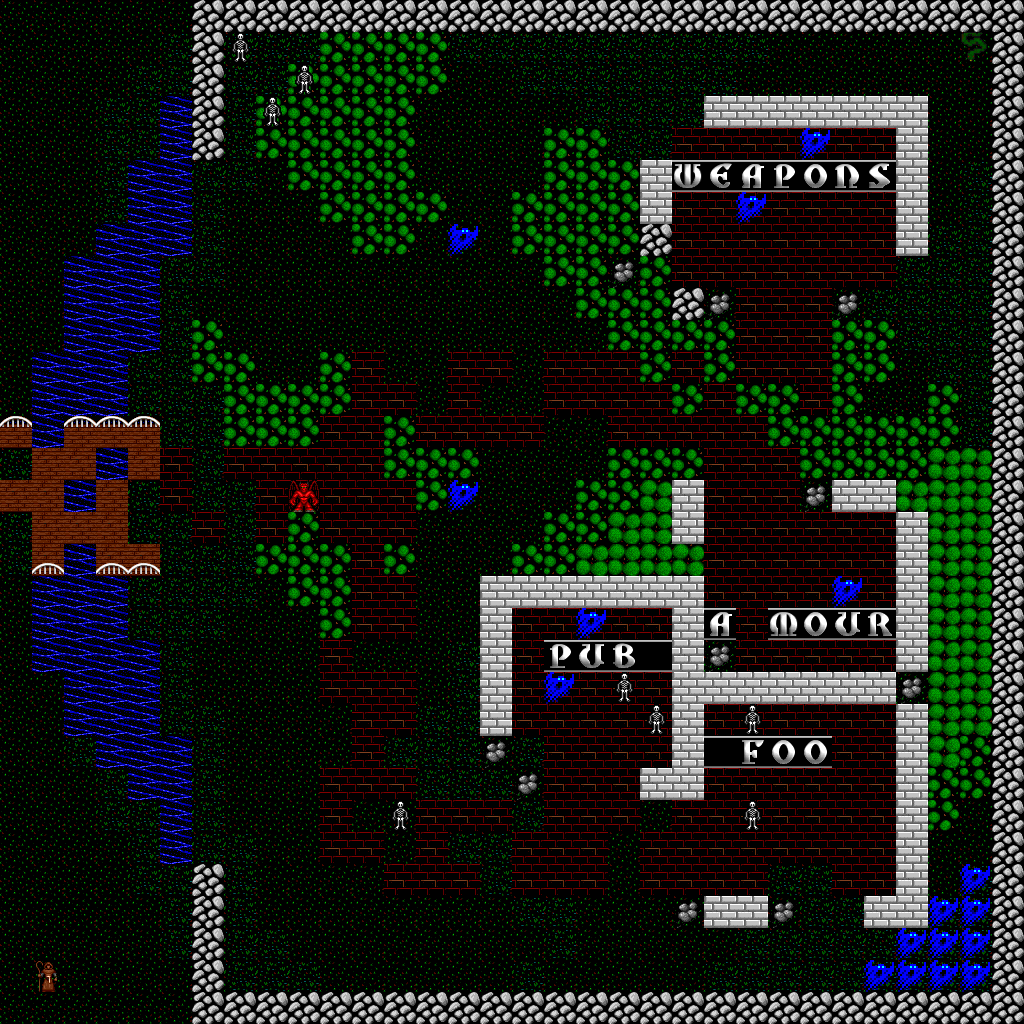

This game map was drawn from its Tiled (.tmx) file and the tilesets committed beside it. A one-line description and the trimmed map source follow:
An orthogonal 32x32 tile map with 32x32 px tiles, 2 tile layers (Map Layer, People Layer) and 28 objects (17x ghost, 8x skeleton, python, daemon, shepherd).

<map version="1.0" orientation="orthogonal" width="32" height="32" tilewidth="32" tileheight="32" backgroundcolor="#000000">
<tileset firstgid="1" name="magincia.ult" tilewidth="32" tileheight="32">
<image source="latest.png" width="768" height="768" />
</tileset>
<layer name="Map Layer" width="32" height="32">
<data>[1024 cells, 1024 non-empty, 25 distinct tile ids]</data>
</layer>
<layer name="People Layer" width="32" height="32">
<data>[1024 cells, 28 non-empty, 5 distinct tile ids]</data>
</layer>
<objectgroup name="Person Properties" width="32" height="32">
<object name="Nate" type="python" x="960" y="32" width="32" height="32">
<properties>
<property name="id" value="4" />
<property name="tileType" value="python" />
<property name="movement" value="ATTACK_AVATAR" />
<property name="startX" value="30" />
<property name="startY" value="1" />
<property name="dialogId" value="15" />
</properties>
</object>
<object name="Virtuebane" type="daemon" x="288" y="480" width="32" height="32">
<properties>
<property name="id" value="5" />
<property name="tileType" value="daemon" />
<property name="movement" value="FIXED" />
<property name="startX" value="9" />
<property name="startY" value="15" />
<property name="dialogId" value="16" />
</properties>
</object>
<object name="Ruskin" type="ghost" x="448" y="224" width="32" height="32">
<properties>
<property name="id" value="6" />
<property name="tileType" value="ghost" />
<property name="movement" value="WANDER" />
<property name="startX" value="14" />
<property name="startY" value="7" />
<property name="dialogId" value="14" />
</properties>
</object>
<object name="Splot" type="skeleton" x="736" y="800" width="32" height="32">
<properties>
<property name="id" value="7" />
<property name="tileType" value="skeleton" />
<property name="movement" value="WANDER" />
<property name="startX" value="23" />
<property name="startY" value="25" />
<property name="dialogId" value="13" />
</properties>
</object>
<object name="Bulbous" type="skeleton" x="736" y="704" width="32" height="32">
<properties>
<property name="id" value="8" />
<property name="tileType" value="skeleton" />
<property name="movement" value="FIXED" />
<property name="startX" value="23" />
<property name="startY" value="22" />
<property name="dialogId" value="12" />
</properties>
</object>
<object name="Boozer" type="ghost" x="544" y="672" width="32" height="32">
<properties>
<property name="id" value="9" />
<property name="tileType" value="ghost" />
<property name="movement" value="FIXED" />
<property name="startX" value="17" />
<property name="startY" value="21" />
<property name="dialogId" value="11" />
</properties>
</object>
<object name="Wierdrum" type="skeleton" x="288" y="64" width="32" height="32">
<properties>
<property name="id" value="10" />
<property name="tileType" value="skeleton" />
<property name="movement" value="FIXED" />
<property name="startX" value="9" />
<property name="startY" value="2" />
<property name="dialogId" value="10" />
</properties>
</object>
<object name="Demitry" type="skeleton" x="256" y="96" width="32" height="32">
<properties>
<property name="id" value="11" />
<property name="tileType" value="skeleton" />
<property name="movement" value="FIXED" />
<property name="startX" value="8" />
<property name="startY" value="3" />
<property name="dialogId" value="9" />
</properties>
</object>
<object name="Banter" type="skeleton" x="224" y="32" width="32" height="32">
<properties>
<property name="id" value="12" />
<property name="tileType" value="skeleton" />
<property name="movement" value="FIXED" />
<property name="startX" value="7" />
<property name="startY" value="1" />
<property name="dialogId" value="8" />
</properties>
</object>
<object name="Slim" type="skeleton" x="384" y="800" width="32" height="32">
<properties>
<property name="id" value="13" />
<property name="tileType" value="skeleton" />
<property name="movement" value="WANDER" />
<property name="startX" value="12" />
<property name="startY" value="25" />
<property name="dialogId" value="7" />
</properties>
</object>
<object name="Heywood" type="ghost" x="736" y="192" width="32" height="32">
<properties>
<property name="id" value="14" />
<property name="tileType" value="ghost" />
<property name="movement" value="FIXED" />
<property name="startX" value="23" />
<property name="startY" value="6" />
<property name="dialogId" value="6" />
</properties>
</object>
<object name="Faultless" type="ghost" x="800" y="128" width="32" height="32">
<properties>
<property name="id" value="15" />
<property name="tileType" value="ghost" />
<property name="movement" value="FIXED" />
<property name="startX" value="25" />
<property name="startY" value="4" />
<property name="dialogId" value="5" />
</properties>
</object>
<object name="Casperin" type="ghost" x="832" y="576" width="32" height="32">
<properties>
<property name="id" value="16" />
<property name="tileType" value="ghost" />
<property name="movement" value="FIXED" />
<property name="startX" value="26" />
<property name="startY" value="18" />
<property name="dialogId" value="4" />
</properties>
</object>
<object name="Ghostly" type="ghost" x="864" y="960" width="32" height="32">
<properties>
<property name="id" value="17" />
<property name="tileType" value="ghost" />
<property name="movement" value="WANDER" />
<property name="startX" value="27" />
<property name="startY" value="30" />
<property name="dialogId" value="2" />
</properties>
</object>
<object name="Ghostly" type="ghost" x="960" y="864" width="32" height="32">
<properties>
<property name="id" value="18" />
<property name="tileType" value="ghost" />
<property name="movement" value="WANDER" />
<property name="startX" value="30" />
<property name="startY" value="27" />
<property name="dialogId" value="2" />
</properties>
</object>
<object name="Ghostly" type="ghost" x="896" y="928" width="32" height="32">
<properties>
<property name="id" value="19" />
<property name="tileType" value="ghost" />
<property name="movement" value="WANDER" />
<property name="startX" value="28" />
<property name="startY" value="29" />
<property name="dialogId" value="2" />
</properties>
</object>
<object name="Ghostly" type="ghost" x="928" y="896" width="32" height="32">
<properties>
<property name="id" value="20" />
<property name="tileType" value="ghost" />
<property name="movement" value="WANDER" />
<property name="startX" value="29" />
<property name="startY" value="28" />
<property name="dialogId" value="2" />
</properties>
</object>
<object name="Ghostly" type="ghost" x="960" y="896" width="32" height="32">
<properties>
<property name="id" value="21" />
<property name="tileType" value="ghost" />
<property name="movement" value="WANDER" />
<property name="startX" value="30" />
<property name="startY" value="28" />
<property name="dialogId" value="2" />
</properties>
</object>
<object name="Ghostly" type="ghost" x="896" y="960" width="32" height="32">
<properties>
<property name="id" value="22" />
<property name="tileType" value="ghost" />
<property name="movement" value="WANDER" />
<property name="startX" value="28" />
<property name="startY" value="30" />
<property name="dialogId" value="2" />
</properties>
</object>
<object name="Ghostly" type="ghost" x="928" y="928" width="32" height="32">
<properties>
<property name="id" value="23" />
<property name="tileType" value="ghost" />
<property name="movement" value="WANDER" />
<property name="startX" value="29" />
<property name="startY" value="29" />
<property name="dialogId" value="2" />
</properties>
</object>
</objectgroup>
</map>
<!-- 8 of 28 objects omitted -->
